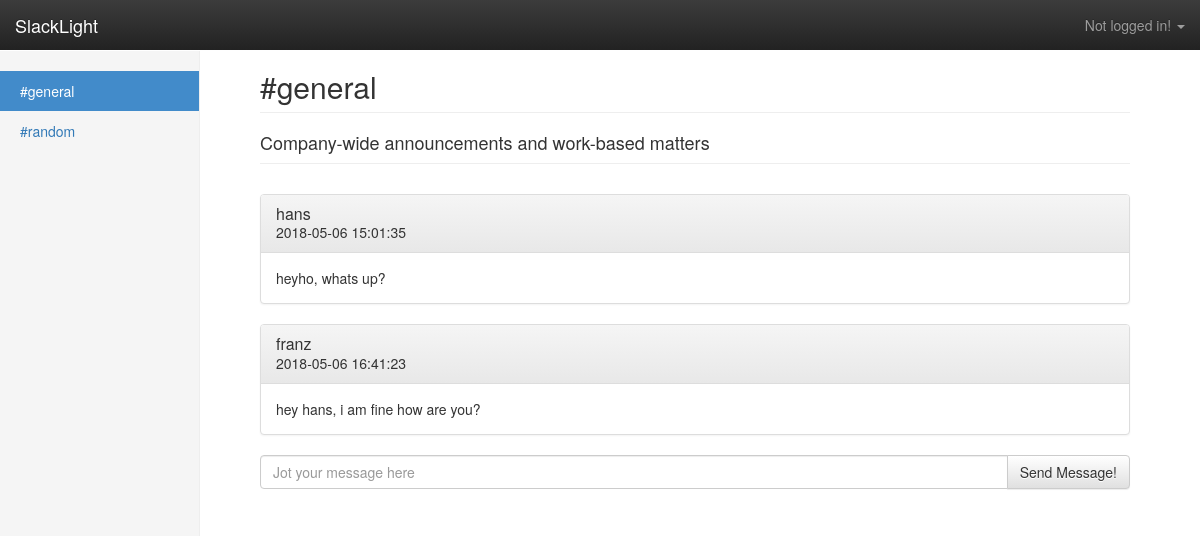
Screenshot of /index.php?view=main&channelId=1 with the database file from the repository.
### tables this page shows
CREATE TABLE channel (
	id INT(11) NOT NULL AUTO_INCREMENT,
	name VARCHAR(255) NOT NULL,
	PRIMARY KEY (id)
);

CREATE TABLE topic (
	id INT(11) NOT NULL AUTO_INCREMENT,
	channel_id INT(11) NOT NULL,
	name VARCHAR(1000) NOT NULL,
	PRIMARY KEY (id)
);

### index.php (called while the page is built, shortened)
<?php
require_once('inc/bootstrap.php');
$default_view = 'main';
$view = $default_view;
if (isset($_REQUEST['view']) &&
    file_exists(__DIR__ . '/views/' . $_REQUEST['view'] . '.php'))
    {
        $view = $_REQUEST['view'];
    }
require_once('views/' . $view . '.php');

### inc/bootstrap.php (called while the page is built, shortened)
<?php
spl_autoload_register(function ($class) {
    $filename = __DIR__ . '/../lib/' . str_replace('\\', DIRECTORY_SEPARATOR, $class) . '.php';
});

### lib/Slacklight/SessionContext.php (called while the page is built, shortened)
<?php
class SessionContext extends BaseObject {
    private static $exists = false;
    public static function create() : bool {
        if (!self::$exists) {
            self::$exists = session_start();
        }
        return self::$exists;
    }
}

### lib/Slacklight/AuthenticationManager.php (called while the page is built, shortened)
<?php
class AuthenticationManager extends BaseObject {
    public static function isAuthenticated() {
        return isset($_SESSION['user']);
    }
    public static function getAuthenticatedUser() {
        return self::isAuthenticated()
            ? \Data\DataManager::getUserById($_SESSION['user']) : null;
    }
}

### lib/Data/DataManager_PDO.php (called while the page is built, shortened)
<?php
class DataManager {
    private static $__connection;
    private static function getConnection() {
        if (!isset(self::$__connection)) {
            self::$__connection = new \PDO('mysql:host=localhost;dbname=fh_2018_scm4_S1610307035;charset=utf8', 'root', '');
        }
        return self::$__connection;
    }
    private static function query ($connection, $query, $parameters = array()) {
        $statement = $connection->prepare($query);
        $i = 1;
        foreach ($parameters as $param) {
            if (is_int($param)) {
                $statement->bindValue($i, $param,\PDO::PARAM_INT);
            }
            $i++;
        }
        $statement->execute();
        return $statement;
    }
    private static function fetchObject($cursor) {
        return $cursor->fetchObject();
    }
    private static function closeConnection() {
        self::$__connection = null;
    }
    public static function getChannels() : array {
        $channels = array();
        $con = self::getConnection();
        $res = self::query($con, "
            SELECT id, name
            FROM channel
        ");
        while ($cat = self::fetchObject($res)) {
            $channels[] = new Channel($cat->id, $cat->name);
        }
        return $channels;
    }
    public static function getMessagesByChannelId(int $channelId) : array {
      $messages = array();
      $con = self::getConnection();
      $res = self::query($con, "
        SELECT message.id, user_id ,channel_id, name, content, created
        FROM message
        JOIN users ON (users.id = user_id)
        WHERE deleted = 0
        AND channel_id = ?;
        ", array($channelId));
      while ($message = self::fetchObject($res)) {
            $messages[] = new Message($message->id, $message->user_id, $message->channel_id, $message->name, $message->content, $message->created);
      }
      return $messages;
    }
    public static function getChannelByChannelId(int $channelId) : string {
        $channel = null;
        $con = self::getConnection();
        $res = self::query($con, "
            SELECT id, name
            FROM channel
            WHERE id = ?;
        ", array($channelId));
        if ($temp = self::fetchObject($res)) {
            $channel = $temp->name;
        }
        return $channel;
    }
    public static function getTopicsByChannelId(int $channelId) : array {
        $topics = array();
        $con = self::getConnection();
        $res = self::query($con, "
          SELECT id, channel_id, name
          FROM topic
          WHERE channel_id = ?;
          ", array($channelId));
        while ($topic = self::fetchObject($res)) {
              $topics[] = new Topic($topic->id, $topic->channel_id, $topic->name);
        }
        return $topics;
      }
}

### lib/Slacklight/Entity.php (called while the page is built, shortened)
<?php
class Entity extends BaseObject implements IData {
    private $id;
    public function __construct(int $id) {
        $this->id = intval($id);
    }
    public function getId() : int  {
        return $this->id;
    }
}

### lib/Slacklight/Channel.php (called while the page is built, shortened)
<?php
class Channel extends Entity {
    private $name;
    public function __construct(int $id, string $name) {
        $this->name = $name;
    }
    public function getName() : string {
        return $this->name;
    }
}

### lib/Slacklight/Topic.php (called while the page is built, shortened)
<?php
class Topic extends Entity {
    private $name;
    public function __construct(int $id, int $channelId, string $name) {
        $this->name = $name;
    }
    public function getName() : string {
        return $this->name;
    }
}

### lib/Slacklight/Message.php (called while the page is built, shortened)
<?php
class Message extends Entity {
    private $username;
    private $content;
    private $created;
    public function __construct(int $id, int $userId, int $channelId, string $username, string $content,
                 string $created) {
        $this->username = $username;
        $this->content = $content;
        $this->created = $created;
    }
    public function getUsername() : string {
        return $this->username;
    }
    public function getContent() : string {
        return $this->content;
    }
    public function getCreated() : string {
        return $this->created;
    }
}

### views/main.php (the view, shortened to what this page needs)
<?php
  $channels = DataManager::getChannels();
  $channelId = isset($_REQUEST['channelId']) ? (int) $_REQUEST['channelId'] : null;
  $selectedChannel =  null;
  $messages = array();
  $topics = array();
  if($channelId !== null){
    $messages = DataManager::getMessagesByChannelId($channelId);
    $selectedChannel =  DataManager::getChannelByChannelId($channelId);
    $topics = DataManager::getTopicsByChannelId($channelId);
  }
?>
<?php require_once('views/partials/header.php'); ?>
<div class="container-fluid">
  <div class="row">
    <?php require_once('views/partials/sidebar.php'); ?>
    <div class="col-sm-9 col-sm-offset-3 col-md-10 col-md-offset-2 main">
    <h2 class="page-header">#<?php echo $selectedChannel; ?></h2>
    <?php foreach ($topics as $topic) : ?>
      <h4 class="sub-header"><?php echo $topic->getName(); ?></h4>
    <?php endforeach; ?>
    <br/>
    <?php foreach ($messages as $message) : ?>
      <div class="panel panel-default">
        <div class="panel-heading">
          <h3 class="panel-title"><?php echo $message->getUsername(); ?></h3>
            <?php echo $message->getCreated(); ?>
        </div>
        <div class="panel-body">
          <?php echo $message->getContent(); ?>
        </div>
      </div>
    <?php endforeach; ?>
    <div class="input-group">
      <input type="text" class="form-control" placeholder="Jot your message here">
      <span class="input-group-btn">
        <button class="btn btn-default" type="button">Send Message!</button>
      </span>
    </div>
</div>
<?php require_once('views/partials/footer.php'); ?>

### views/partials/header.php (shortened to what this page needs)
<?php
$user = AuthenticationManager::getAuthenticatedUser();
?>
<!DOCTYPE html>
<html>
<head>
    <link href="assets/bootstrap/css/bootstrap.min.css" rel="stylesheet">
    <link href="assets/bootstrap/css/bootstrap-theme.min.css" rel="stylesheet">
    <link href="assets/main.css" rel="stylesheet">
    <link href="assets/dashboard.css" rel="stylesheet">
</head>
<body>
<div class="navbar navbar-inverse navbar-fixed-top">
    <div class="container-fluid">
        <div class="navbar-header">
            <a class="navbar-brand" href="/slacklight">SlackLight</a>
        </div>
        <div class="navbar-collapse collapse" id="bs-navbar-collapse-1">
            <ul class="nav navbar-nav navbar-right login">
                <li class="dropdown">
                    <?php if ($user == null): ?>
                        <a href="#" class="dropdown-toggle" data-toggle="dropdown" role="button" aria-expanded="false">
                            Not logged in!
                            <b class="caret"></b>
                        </a>
              <?php endif; ?>
                </li>
            </ul>
        </div>
    </div>
</div>
<div class="container">

### views/partials/sidebar.php (shortened to what this page needs)
<?php
  $channels = DataManager::getChannels();
  $channelId = isset($_REQUEST['channelId']) ? (int) $_REQUEST['channelId'] : null;
?>
<div class="col-sm-3 col-md-2 sidebar">
  <ul class="nav nav-sidebar">
    <?php foreach ($channels as $channel) : ?>
      <li <?php if ($channel->getId() === $channelId) { ?> class="active" <?php } ?>>
        <a href="<?php echo $_SERVER['PHP_SELF']; ?>?view=main&channelId=<?php echo urlencode($channel->getId()); ?>">
        #<?php echo $channel->getName(); ?>
        </a>
    </li>
    <?php endforeach; ?>
  </ul>
</div>

### views/partials/footer.php (shortened to what this page needs)
</div>
  </body>
</html>

### assets/main.css (style rules this page uses)
body { padding-top: 10px; }
.navbar .login { float: right; }

### assets/dashboard.css (style rules this page uses)
body { padding-top: 50px; }
.sub-header { padding-bottom: 10px; border-bottom: 1px solid #eee; }
.navbar-fixed-top { border: 0; }
.sidebar { display: none; }
@media (min-width: 768px) { .sidebar { position: fixed; top: 51px; bottom: 0; left: 0; z-index: 1000; display: block; padding: 20px; overflow-x: hidden; overflow-y: auto; background-color: #f5f5f5; border-right: 1px solid #eee; } }
.nav-sidebar { margin-right: -21px; margin-bottom: 20px; margin-left: -20px; }
.nav-sidebar > li > a { padding-right: 20px; padding-left: 20px; }
.nav-sidebar > .active > a, .nav-sidebar > .active > a:hover, .nav-sidebar > .active > a:focus { color: #fff; background-color: #428bca; }
.main { padding: 20px; }
@media (min-width: 768px) { .main { padding-right: 40px; padding-left: 40px; } }
.main .page-header { margin-top: 0; }

### rows the page displays
channel: name "general"
channel: name "random"
topic: name "Company-wide announcements and work-based matters"

### other values shown
$message->getUsername() "hans"
$message->getCreated() "2018-05-06 15:01:35"
$message->getContent() "heyho, whats up?"
$message->getUsername() "franz"
$message->getCreated() "2018-05-06 16:41:23"
$message->getContent() "hey hans, i am fine how are you?"
